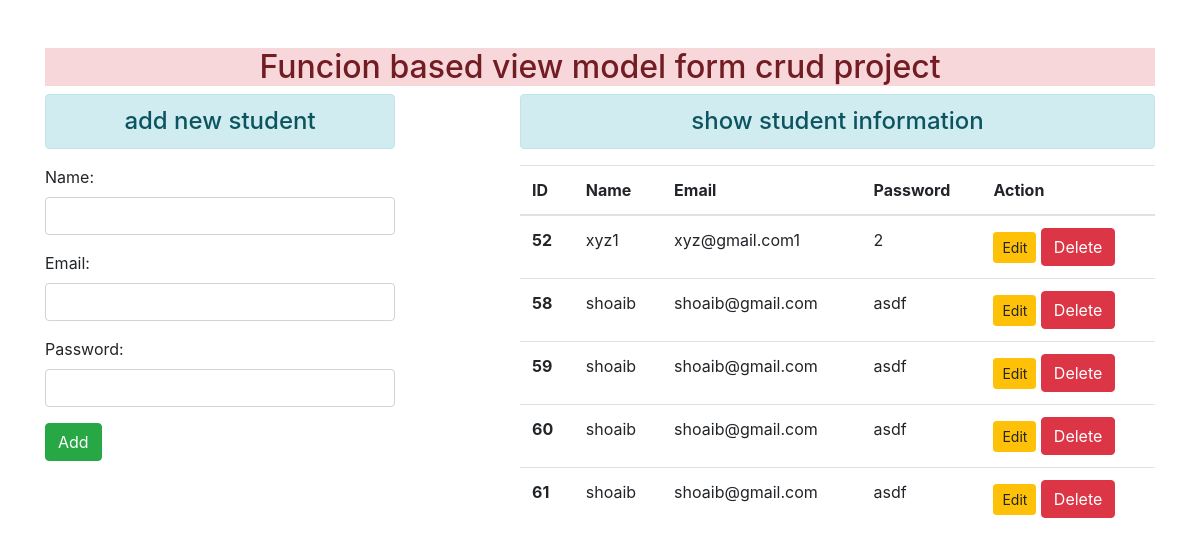
The page / on the database its author committed.
### enroll/models.py (models this page shows)
class user(models.Model):
    name = models.CharField(max_length=70)
    email = models.EmailField(max_length=100)
    password = models.CharField(max_length=100)

### enroll/views.py (the view)
# urls.py: path('', views.add_show, name="addandshow"),
def add_show(request):
    if request.method == 'POST':
        fm = StudentRegistration(request.POST)
        if fm.is_valid():
            nm = fm.cleaned_data['name']
            em = fm.cleaned_data['email']
            pw = fm.cleaned_data['password']
            reg = user(name=nm, email=em, password=pw)
            reg.save()
            fm = StudentRegistration()
    else:
        fm = StudentRegistration()
    stud = user.objects.all()
    return render(request, 'enroll/addandshow.html', {'form':fm, 'stu':stud})

### enroll/forms.py
class StudentRegistration(forms.ModelForm):
    class Meta:
        model = user
        fields = ['name', 'email', 'password']
        widgets = {
            'name' : forms.TextInput(attrs={'class':'form-control'}),
            'email' : forms.EmailInput(attrs={'class':'form-control'}),
            'password' : forms.PasswordInput(render_value=True ,attrs={'class':'form-control'}),
        }

### enroll/templates/enroll/addandshow.html (shortened to what this page needs)
{% extends "enroll/base.html" %}
{% block content %}
<div class="row">
    <div class="col-sm-4">
        <h4 class="text-center alert alert-info">add new student</h4>
        <form action="" method="POST">
            {{form.as_p}}
            <input type="submit" class="btn btn-success" value="Add">
        </form>
    </div>
    <div class="col-sm-7 offset-1">
        <h4 class="text-center alert alert-info">show student information</h4>
        {%  if stu %}
        <table class="table">
            <thead>
              <tr>
                <th scope="col">ID</th>
                <th scope="col">Name</th>
                <th scope="col">Email</th>
                <th scope="col">Password</th>
                <th scope="col">Action</th>
              </tr>
            </thead>
            <tbody>
                {%  for st in stu %}
              <tr>
                <th scope="row">{{st.id}}</th>
                <td>{{st.name}}</td>
                <td>{{st.email}}</td>
                <td>{{st.password}}</td>
                <td>
                    <a href="{%  url 'updatedata' st.id %}" class= "btn btn-warning btn-sm">Edit</a>
                    <form action="{%  url 'deletedata' st.id %}" method="post" class="d-inline"> {% csrf_token %}
                        <input type="submit" class="btn btn-danger" value="Delete">
                    </form>
                </td>
              </tr>
              {%  endfor %}
            </tbody>
          </table>
        {%  else %}
            <h4>no data</h4>
        {%  endif %}
    </div>
</div>
{% endblock content %}

### enroll/templates/enroll/base.html (shortened to what this page needs)
<!DOCTYPE html>
{% load static %}
<html>
    <head>
        <link rel="stylesheet" href="{% static 'enroll/css/bootstrap.css' %}">
    </head>
    <body>
        <div class="container mt-5">
            <h2 class="text-center alert-danger">Funcion based view model form crud project</h2>
            {% block content %}
            {% endblock content %}
        </div>
    </body>
</html>

### rows shown on the page
user: id "52", name "xyz1", email "xyz@gmail.com1", password "2"
user: id "58", name "shoaib", email "shoaib@gmail.com", password "asdf"
user: id "59", name "shoaib", email "shoaib@gmail.com", password "asdf"
user: id "60", name "shoaib", email "shoaib@gmail.com", password "asdf"
user: id "61", name "shoaib", email "shoaib@gmail.com", password "asdf"
